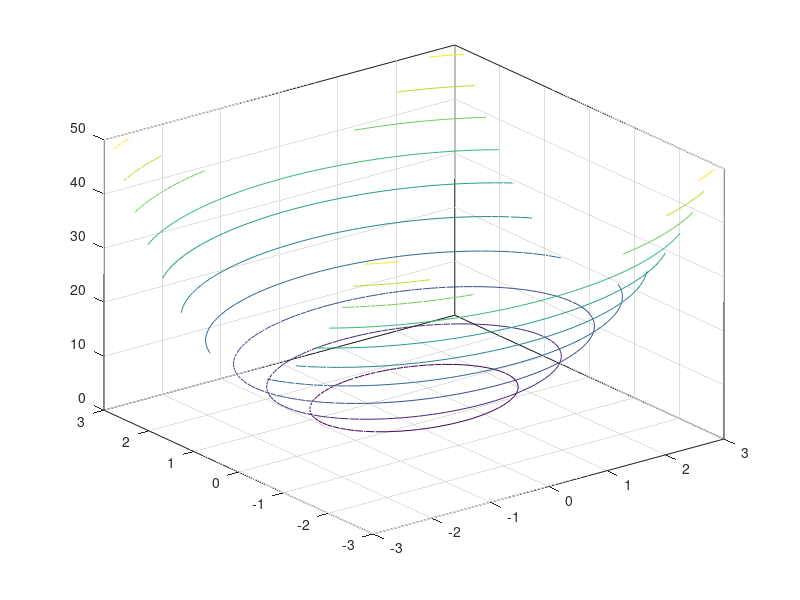

MATLAB code for this plot:
close all;
clearvars;
clc;
% The function
f=@(x,y) 2*x.^2 + 4*y.^2;;
% Construct a mesh of (x,y) values
[X,Y]=meshgrid(-3:0.1:3);
% compute f on all these (x, y) values
Z=f(X,Y);
% draw a contour plot
levels = [2:2:20];
[c, h] = contour3(X,Y,Z);
grid on;


